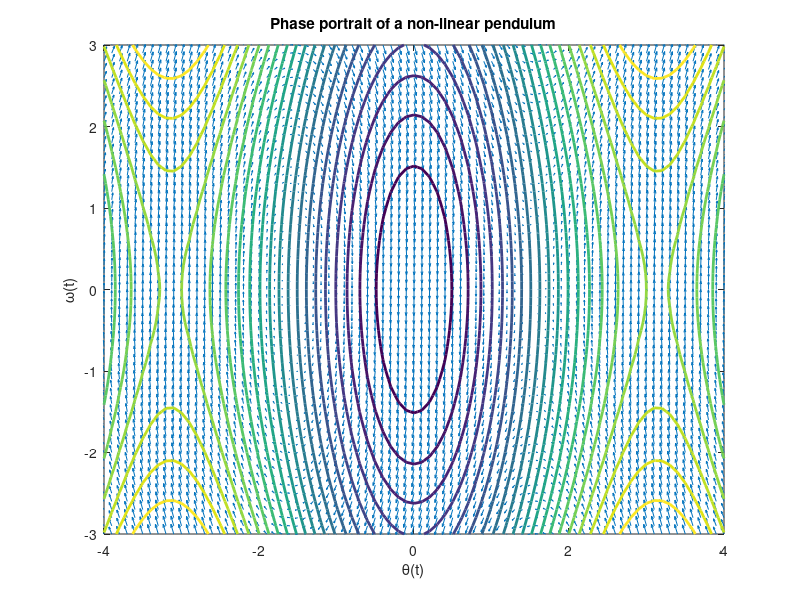

Reproduce this figure in MATLAB.
[x_0, y_0] = meshgrid(-4:.1:4, -3:.1:3);

g = 9.81;

dxdt = y_0; 
dydt = - g*cos(x_0);

H = 0.5*y_0.^2 - g*cos(x_0);

quiver(x_0,y_0,dxdt,dydt)
hold on;
contour(x_0,y_0,H,20, 'LineWidth', 2)
hold off
xlabel('\theta(t)')
ylabel('\omega(t)')
title('Phase portrait of a non-linear pendulum')
axis([-4 4 -3 3])




